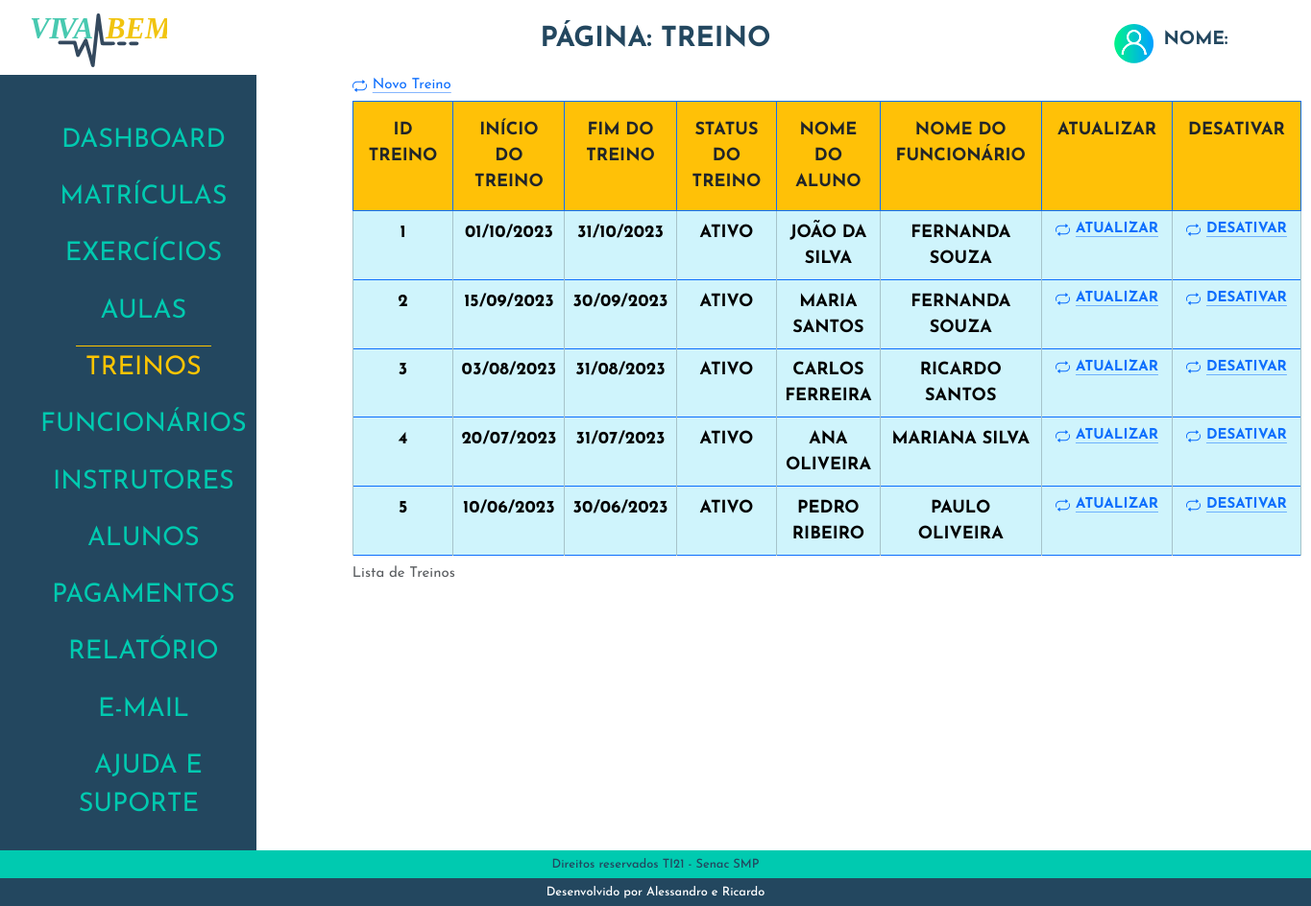
Screenshot of /admin/index.php?p=treino with the database file from the repository.
### tables this page shows
CREATE TABLE `tbltreinos` (
  `idTreino` int(11) NOT NULL,
  `dataInicioTreino` date NOT NULL,
  `dataFimTreino` date NOT NULL,
  `statusTreino` varchar(10) NOT NULL,
  `idAluno` int(11) NOT NULL,
  `idFuncionario` int(11) NOT NULL
);

CREATE TABLE `tblalunos` (
  `idAluno` int(11) NOT NULL,
  `nomeAluno` varchar(50) NOT NULL,
  `dataNascAluno` date NOT NULL,
  `emailAluno` varchar(80) NOT NULL,
  `senhaAluno` varchar(20) NOT NULL,
  `dataCadAluno` date NOT NULL,
  `statusAluno` varchar(10) NOT NULL,
  `fotoAluno` varchar(100) NOT NULL
);

CREATE TABLE `tblfuncionarios` (
  `idFuncionario` int(11) NOT NULL,
  `nomeFuncionario` varchar(50) NOT NULL,
  `altFuncionario` varchar(50) NOT NULL,
  `dataNascFuncionario` date NOT NULL,
  `cargoFuncionario` varchar(20) NOT NULL,
  `especialidadeFuncionario` varchar(20) NOT NULL,
  `emailFuncionario` varchar(80) DEFAULT NULL,
  `senhaFuncionario` varchar(20) NOT NULL,
  `nivelFuncionario` varchar(15) NOT NULL,
  `telefoneFuncionario` varchar(14) NOT NULL,
  `dataAdmissaoFuncionario` date NOT NULL,
  `statusFuncionario` varchar(10) NOT NULL,
  `fotoFuncionario` varchar(100) DEFAULT NULL,
  `linkFaceFuncionario` varchar(150) NOT NULL,
  `linkInstaFuncionario` varchar(150) NOT NULL,
  `linklinkedinFuncionario` varchar(150) NOT NULL,
  `linkWhatsFuncionario` varchar(150) NOT NULL
);

### admin/class/treino.php (called while the page is built, shortened)
<?php
class TreinoClass{
     public function listar(){
        $sql = "SELECT
        t.idTreino,
        t.dataInicioTreino,
        t.dataFimTreino,
        t.statusTreino,
        a.nomeAluno,
        f.nomeFuncionario
    FROM
        tbltreinos t
    INNER JOIN
        tblalunos a ON t.idAluno = a.idAluno
    INNER JOIN
        tblfuncionarios f ON t.idFuncionario = f.idFuncionario
    WHERE
        t.statusTreino = 'ATIVO'";
         try {
            $conn = Conexao::LigarConexao();
            $resultado = $conn->query($sql);
            $lista = $resultado->fetchAll();
            return $lista;
        } catch (PDOException $e) {
            echo "Erro na consulta: " . $e->getMessage();
            return false;
        }
    }
}

### admin/treino/listar.php (the view, shortened to what this page needs)
<?php
require_once('class/treino.php');
$treino = new TreinoClass();
$lista = $treino->listar();
?>
<div>
    <a class="icon-link icon-link-hover" style="--bs-icon-link-transform: translate3d(0, -.125rem, 0);" href="index.php?p=treino&t=cadastrar">
        Novo Treino
    </a>
</div>
<div class=" table-responsive">
    <table class="table table-bordered border-primary">
        <caption> Lista de Treinos</caption>
        <thead>
            <tr>
                <th class="p-3 mb-2 bg-warning text-dark">Id Treino</th>
                <th class="p-3 mb-2 bg-warning text-dark">Início do Treino</th>
                <th class="p-3 mb-2 bg-warning text-dark">Fim do Treino</th>
                <th class="p-3 mb-2 bg-warning text-dark">Status do Treino </th>
                <th class="p-3 mb-2 bg-warning text-dark">Nome do Aluno</th>
                <th class="p-3 mb-2 bg-warning text-dark">Nome do Funcionário</th>
                <th class="p-3 mb-2 bg-warning text-dark">Atualizar</th>
                <th class="p-3 mb-2 bg-warning text-dark">Desativar</th>
            </tr>
        </thead>
        <?php foreach ($lista as $linha) : ?>
            <tbody>
                <tr>
                    <td class="table-info"><?php echo $linha['idTreino'] ?></td>
                    <td class="table-info"><?php echo date('d/m/Y', strtotime($linha['dataInicioTreino'])) ?></td>
                    <td class="table-info"><?php echo date('d/m/Y', strtotime($linha['dataFimTreino'])) ?></td>
                    <td class="table-info"><?php echo $linha['statusTreino'] ?></td>
                    <td class="table-info"><?php echo $linha['nomeAluno'] ?></td>
                    <td class="table-info"><?php echo $linha['nomeFuncionario'] ?></td>
                    <td class="table-info"> <a class="icon-link icon-link-hover" style="--bs-icon-link-transform: translate3d(0, -.125rem, 0);" href="index.php?p=treino&t=atualizar&id=<?php echo $linha['idTreino'] ?>">
                            Atualizar
                        </a>
                    </td>
                    <td class="table-info"> <a class="icon-link icon-link-hover" style="--bs-icon-link-transform: translate3d(0, -.125rem, 0);" href="index.php?p=treino&t=desativar&id=<?php echo $linha['idTreino'] ?>" onclick="return confirmarDesativacao()" >
                            Desativar
                        </a>
                    </td>
                </tr>
            <?php endforeach ?>
            </tbody>
    </table>
</div

### admin/css/estilo.css (style rules this page uses)
*, a, h1, h2, h3, h4 { font-family: 'Josefin Sans', sans-serif; font-size: 15px; }
body { display: flex; flex-direction: column; height: 100vh; width: 100%; }
.table-info, .text-dark { font-size: 1.2em; text-align: center; font-weight: bold; text-transform: uppercase; }

### rows the page displays
tbltreinos: idTreino "1", dataInicioTreino "01/10/2023", dataFimTreino "31/10/2023", statusTreino "ATIVO", idAluno.nomeAluno "JOÃO DA SILVA", idFuncionario.nomeFuncionario "FERNANDA SOUZA"
tbltreinos: idTreino "2", dataInicioTreino "15/09/2023", dataFimTreino "30/09/2023", statusTreino "ATIVO", idAluno.nomeAluno "MARIA SANTOS", idFuncionario.nomeFuncionario "FERNANDA SOUZA"
tbltreinos: idTreino "3", dataInicioTreino "03/08/2023", dataFimTreino "31/08/2023", statusTreino "ATIVO", idAluno.nomeAluno "CARLOS FERREIRA", idFuncionario.nomeFuncionario "RICARDO SANTOS"
tbltreinos: idTreino "4", dataInicioTreino "20/07/2023", dataFimTreino "31/07/2023", statusTreino "ATIVO", idAluno.nomeAluno "ANA OLIVEIRA", idFuncionario.nomeFuncionario "MARIANA SILVA"
tbltreinos: idTreino "5", dataInicioTreino "10/06/2023", dataFimTreino "30/06/2023", statusTreino "ATIVO", idAluno.nomeAluno "PEDRO RIBEIRO", idFuncionario.nomeFuncionario "PAULO OLIVEIRA"

### other values shown
$pagina "TREINO"
